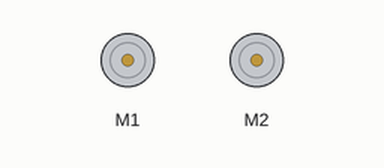
The sketch below on a simulated Arduino Uno, built with avr-gcc and run on an emulated ATmega328P. On the bench: 2 × DC motor (green arrow = forward, orange = backward, longer = faster).

Above: at 3.6 s.
At 5.0 s:
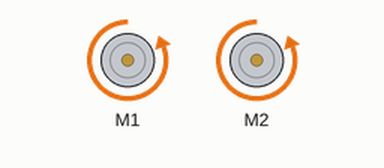
Timing chart, 0 to 7.7 s (numbered marks = the images above):
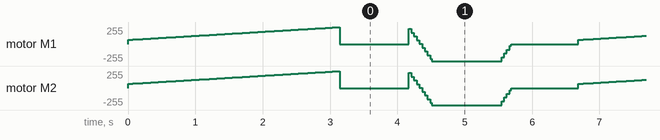

The sketch:

VNH5019AMotorDriver-POLOLU.ino
```cpp
#include <DualVNH5019MotorShield.h>


DualVNH5019MotorShield motors;

void setup()
{
  motors.init();
}

void loop(){

for(int i =100; i<=400; i++) {motors.setSpeeds(i, i);delay(10);}
motors.setSpeeds( 00,  00);
delay(1000);
for(int i =400; i>=-400; i--) motors.setSpeeds(i, i);delay(1000);
for (int i = -400; i <= 0; i++) motors.setSpeeds(i, i);delay(1000);
}
```
